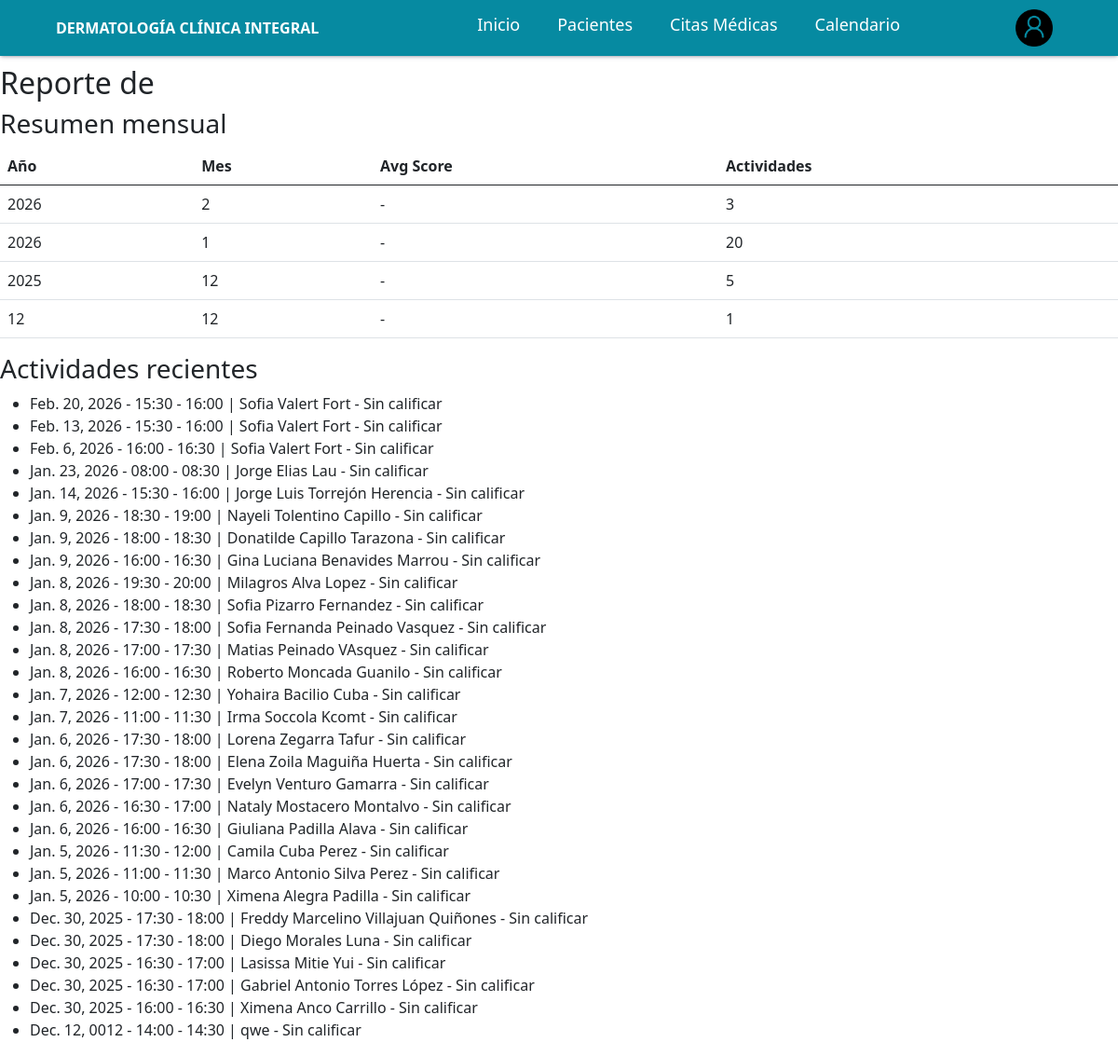
/productivity/reports/user/1/ (signed in), run on an earlier commit of the app's database.
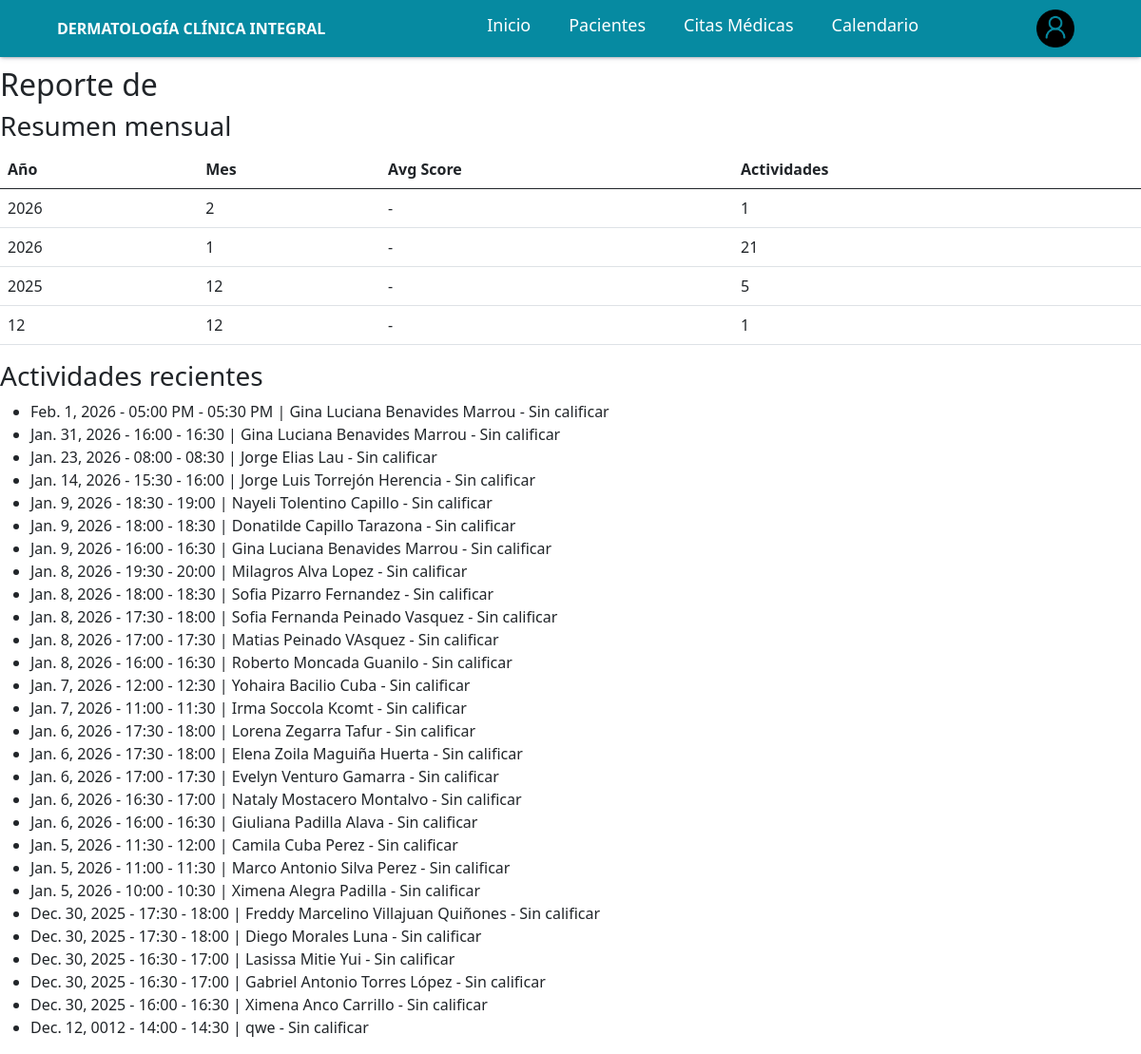
And on a later commit of the database.
### productividad/models.py (models this page shows, shortened)
class DailyActivity(models.Model):
    SCORE_CHOICES = (
        (1, 'Bajo'),
        (2, 'Medio'),
        (3, 'Alto'),
    )
    user = models.ForeignKey(User, on_delete=models.CASCADE, related_name='activities')
    date = models.DateField()
    title = models.CharField(max_length=255)
    description = models.TextField(blank=True, null=True)
    score = models.PositiveSmallIntegerField(choices=SCORE_CHOICES, null=True, blank=True)
    scored_by = models.ForeignKey(User, null=True, blank=True, on_delete=models.SET_NULL, related_name='scored_activities')
    scored_at = models.DateTimeField(null=True, blank=True)
    created_at = models.DateTimeField(auto_now_add=True)
    updated_at = models.DateTimeField(auto_now=True)
    class Meta:
        unique_together = ('user', 'date', 'title')
        ordering = ['-date', '-created_at']

### productividad/views.py (the view)
# urls.py: path('reports/user/<int:user_id>/', views.user_report, name='user_report'),
@login_required
def user_report(request, user_id):
    if not (request.user.is_staff or getattr(request.user, 'is_admin', False) or request.user.is_superuser):
        return HttpResponseForbidden()
    from django.contrib.auth import get_user_model
    user_model = get_user_model()
    target = get_object_or_404(user_model, id=user_id)
    qs = DailyActivity.objects.filter(user=target)
    summary = qs.values('date__year', 'date__month').annotate(
    avg_score=Avg('score'),
    activities=Count('id')
    ).order_by('-date__year', '-date__month')
    paginator = Paginator(qs.order_by('-date'), 50)
    page = request.GET.get('page', 1)
    activities_page = paginator.get_page(page)
    return render(request, 'productivity/user_report.html', {
        'target': target,
        'summary': summary,
        'activities': activities_page,
    })

### templates/productivity/user_report.html
{% extends "base.html" %}
{% load static %}
{% block body %}
{% include "../components/navbar.html" %}
<h2>Reporte de {{ target.get_full_name }}</h2>
<h3>Resumen mensual</h3>
<table class="table">
<thead><tr><th>Año</th><th>Mes</th><th>Avg Score</th><th>Actividades</th></tr></thead>
<tbody>
{% for s in summary %}
<tr>
<td>{{ s.date__year }}</td>
<td>{{ s.date__month }}</td>
<td>{{ s.avg_score|default:'-' }}</td>
<td>{{ s.activities }}</td>
</tr>
{% endfor %}
</tbody>
</table>
<h3>Actividades recientes</h3>
<ul>
{% for a in activities %}
<li>{{ a.date }} - {{ a.title }} - {{ a.score|default:'Sin calificar' }}</li>
{% endfor %}
</ul>
{% endblock %}

### templates/base.html (shortened to what this page needs)
{% load static %}
<!DOCTYPE html>
<html lang="es">
<head>
    <link href="https://cdn.jsdelivr.net/npm/bootstrap@5.0.2/dist/css/bootstrap.min.css" rel="stylesheet"
>
    <link href="https://cdn.jsdelivr.net/npm/bootstrap-icons@1.10.5/font/bootstrap-icons.css" rel="stylesheet">
    <link href="https://cdn.jsdelivr.net/npm/fullcalendar@6.1.9/index.global.min.css" rel="stylesheet">
    <link href="https://cdn.jsdelivr.net/npm/tom-select/dist/css/tom-select.css" rel="stylesheet">
</head>
<body>
    {% block body %}
    {% endblock %}
</body>
</html>

### templates/components/navbar.html (shortened to what this page needs)
{% load static %}
<link rel="stylesheet" type="text/css" href="{% static 'css/navbar/admin.css' %}">
<link rel="stylesheet" href="https://cdn-uicons.flaticon.com/uicons-regular-rounded/css/uicons-regular-rounded.css" />
<link rel="stylesheet" href="https://cdn-uicons.flaticon.com/uicons-brands/css/uicons-brands.css" />
<nav
    class="{% if 'pacientes' in request.path %}nav-paciente{% elif 'seguimiento_expediente' in request.path %}nav-expediente{% elif 'concluido' in request.path %}nav-expediente-concluido{% else %}nav-default{% endif %}">
    <div class="logo">
        <a href="{% url 'clinica:home' %}" style="color: white; font-weight: bold;">
            DERMATOLOGÍA CLÍNICA INTEGRAL
        </a>
    </div>
    <ul class="navlinks h5">
        <li>
            <a href="{% url 'clinica:home' %}">Inicio</a>
        </li>
        <li>
            <a href="{% url 'clinica:lista_pacientes' %}">Pacientes</a>
        </li>
        <li>
            <a href="{% url 'clinica:lista_citas' %}">Citas Médicas</a>
        </li>
        <li>
            <a href="{% url 'productivity:calendar' %}">Calendario</a>
        </li>
    </ul>
    <div class="cart-profile">
        <button type="button" class="dropdown-btn">
            {% if request.user.is_authenticated %}
                {% if request.user.foto_perfil %}
                    <img src="{{ request.user.foto_perfil.url }}"
                        alt="avatar"
                        class="avatar w-10 h-10 object-cover border-2 border-indigo-500 hover:scale-105 transition-transform duration-200"
                        style="border-radius: 50%; width: 40px; height: 40px; object-fit: cover;" />
                {% else %}
                    <img src="{% static 'images/login.png' %}"
                        alt="avatar"
                        class="avatar w-10 h-10 object-cover border-2 border-gray-300 hover:scale-105 transition-transform duration-200" />
                {% endif %}
            {% else %}
                <img src="{% static 'images/login.png' %}"
                    alt="avatar"
                    class="avatar w-10 h-10 object-cover border-2 border-gray-300 hover:scale-105 transition-transform duration-200" />
            {% endif %}
        </button>
    </div>
</nav>

### static/css/navbar/admin.css (style rules this page uses)
.nav-default { margin-bottom: 10px; padding: 5px 5%; display: flex; justify-content: space-between; align-items: center; box-shadow: rgba(50, 50, 93, 0.25) 0px 2px 5px -1px, rgba(0, 0, 0, 0.3) 0px 1px 3px -1px; z-index: 1; background-color: #068aa1; }
nav .logo { display: flex; align-items: center; }
nav ul { list-style: none; display: flex; margin-top: 10px; }
nav .navlinks li { margin-left: 1.5rem; }
nav .navlinks li a { text-decoration: none; color: white; font-size: 90%; font-weight: 400; padding: 4px 8px; border-radius: 5px; }
nav .cart-profile { display: flex; justify-content: center; align-items: center; }
nav .cart-profile .avatar { height: 40px; width: 40px; cursor: pointer; }
nav .cart-profile .dropdown-btn { border: none; background-color: transparent; font-size: 95%; padding: 5px 10px; cursor: pointer; transition: all 0.6s ease-in-out; }

### templates/components/navbar.html (style rules this page uses)
.logo { display: flex; align-items: center; gap: 8px; }
.logo a { display: flex; align-items: center; text-decoration: none; }

What changed in the data, as far as the page shows it:
removed DailyActivity: date "Feb. 20, 2026", title "15:30 - 16:00 | Sofia Valert Fort", score "Sin calificar"
removed DailyActivity: date "Feb. 13, 2026", title "15:30 - 16:00 | Sofia Valert Fort", score "Sin calificar"
removed DailyActivity: date "Feb. 6, 2026", title "16:00 - 16:30 | Sofia Valert Fort", score "Sin calificar"
added DailyActivity: date "Feb. 1, 2026", title "05:00 PM - 05:30 PM | Gina Luciana Benavides Marrou", score "Sin calificar"
added DailyActivity: date "Jan. 31, 2026", title "16:00 - 16:30 | Gina Luciana Benavides Marrou", score "Sin calificar"
Also different on the page:
new list line: "2026 2 - 1"
new list line: "2026 1 - 21"
list line gone: "2026 2 - 3"
list line gone: "2026 1 - 20"
